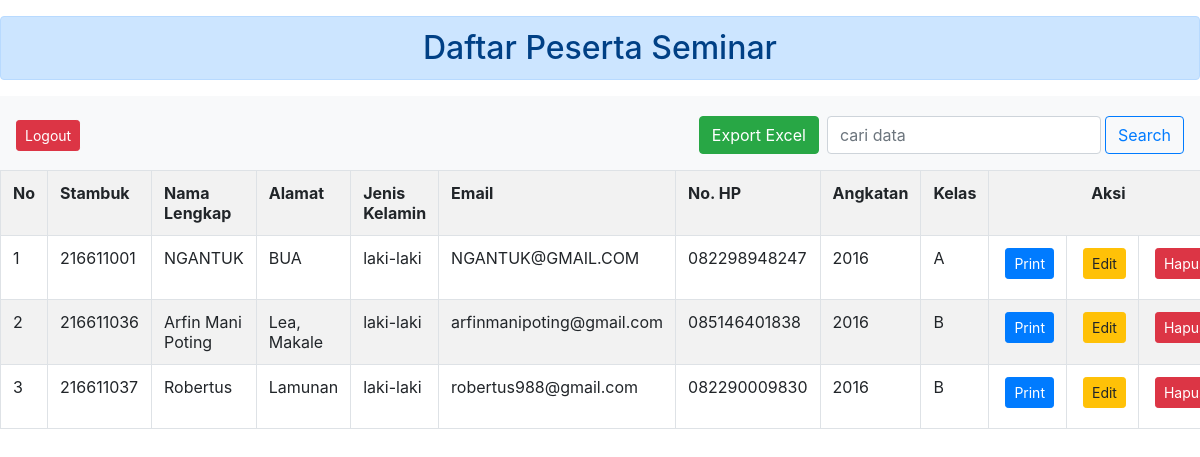
Screenshot of /tampil_data_admin.php (signed in) with the database file from the repository.
### tables this page shows
CREATE TABLE `peserta` (
  `stambuk` varchar(10) NOT NULL,
  `nama_lengkap` varchar(100) NOT NULL,
  `alamat` varchar(100) NOT NULL,
  `jenis_kelamin` varchar(10) NOT NULL,
  `email` varchar(100) NOT NULL,
  `no_hp` varchar(12) NOT NULL,
  `angkatan` varchar(4) NOT NULL,
  `kelas` varchar(1) NOT NULL
);

### tampil_data_admin.php (the view, shortened to what this page needs)
<html>
<head>
    <link rel="stylesheet" href="css/bootstrap.min.css">
    <link rel="stylesheet" href="css/style.css">
</head>
<body>
    <h2 class="alert alert-primary text-center mt-3">Daftar Peserta Seminar</h2>
    <nav class="navbar navbar-light bg-light">
      <a href="logout.php" class="btn btn-sm btn-danger mb-2 ml-0" onclick="return confirm('yakin?');">Logout</a>
      <form action="" method="post" class="form-inline mb-2 ml-1">
        <a href="export_excel.php" class="btn btn-md btn-success mr-2">Export Excel</a>
        <input type="search" name="keyword" placeholder="cari data" class="form-control mr-1" aria-label="Search" autofocus>
        <button class="btn btn-outline-primary" type="submit" name="cari" value="Search">Search</button>
    </form>
    </nav>
    <table class="table table-bordered table-striped table-hover">
    <tr>
        <th>No</th>
        <th>Stambuk</th>
        <th>Nama Lengkap</th>
        <th>Alamat</th>
        <th>Jenis Kelamin</th>
        <th>Email</th>
        <th>No. HP</th>
        <th>Angkatan</th>
        <th>Kelas</th>
        <th colspan="3" class="text-center">Aksi</th>
    </tr>
    <?php
        include "koneksi.php";
        $keyword = $_POST['keyword'];
        if($keyword != ''){
             $query = "SELECT * FROM peserta WHERE  stambuk LIKE '%$keyword%' OR
                nama_lengkap LIKE '%$keyword%' OR
                alamat LIKE '%$keyword%' OR
                jenis_kelamin LIKE '%$keyword%' OR
                no_hp LIKE '%$keyword%' OR
                email LIKE '%$keyword%' OR
                angkatan LIKE '%$keyword%' OR
                kelas LIKE '%$keyword%'
            ";
        } else {
            $query = "SELECT * FROM peserta";
        }
        $sql = mysqli_query($connect, $query);
        $i = 1;
        while($data = mysqli_fetch_array($sql)) {
         ?>
        <tr>
            <td><?php echo $i++; ?></td>
            <td><?php echo $data['stambuk']; ?></td>
            <td><?php echo $data['nama_lengkap']; ?></td>
            <td><?php echo $data['alamat']; ?></td>
            <td><?php echo $data['jenis_kelamin']; ?></td>
            <td><?php echo $data['email']; ?></td>
            <td><?php echo $data['no_hp']; ?></td>
            <td><?php echo $data['angkatan']; ?></td>
            <td><?php echo $data['kelas']; ?></td>
            <td><a href="print.php?stambuk=<?php echo $data['stambuk'] ?>" target="_BLANK" class="btn btn-sm btn-primary mb-2 ml-1">Print</a></td>
            <td><a href="edit_data.php?stambuk=<?php echo $data['stambuk'] ?>" class="btn btn-sm btn-warning mb-2 ml-1">Edit</a></td>
            <td><a href="proses_hapus.php?stambuk=<?php echo $data['stambuk'] ?>" onclick="return confirm('yakin?');" class="btn btn-sm btn-danger mb-2 ml-1">Hapus</a></td>
        </tr>
    <?php } ?>
    </table>
</body>
</html>

### css/style.css (style rules this page uses)
html { scroll-behavior: smooth !important; }
@media (min-width: 992px) { .navbar { padding-top: 20px; } }

### rows the page displays
peserta: stambuk "216611001", nama_lengkap "NGANTUK", alamat "BUA", jenis_kelamin "laki-laki", email "NGANTUK@GMAIL.COM", no_hp "082298948247", angkatan "2016", kelas "A"
peserta: stambuk "216611036", nama_lengkap "Arfin Mani Poting", alamat "Lea, Makale", jenis_kelamin "laki-laki", email "arfinmanipoting@gmail.com", no_hp "085146401838", angkatan "2016", kelas "B"
peserta: stambuk "216611037", nama_lengkap "Robertus", alamat "Lamunan", jenis_kelamin "laki-laki", email "robertus988@gmail.com", no_hp "082290009830", angkatan "2016", kelas "B"
